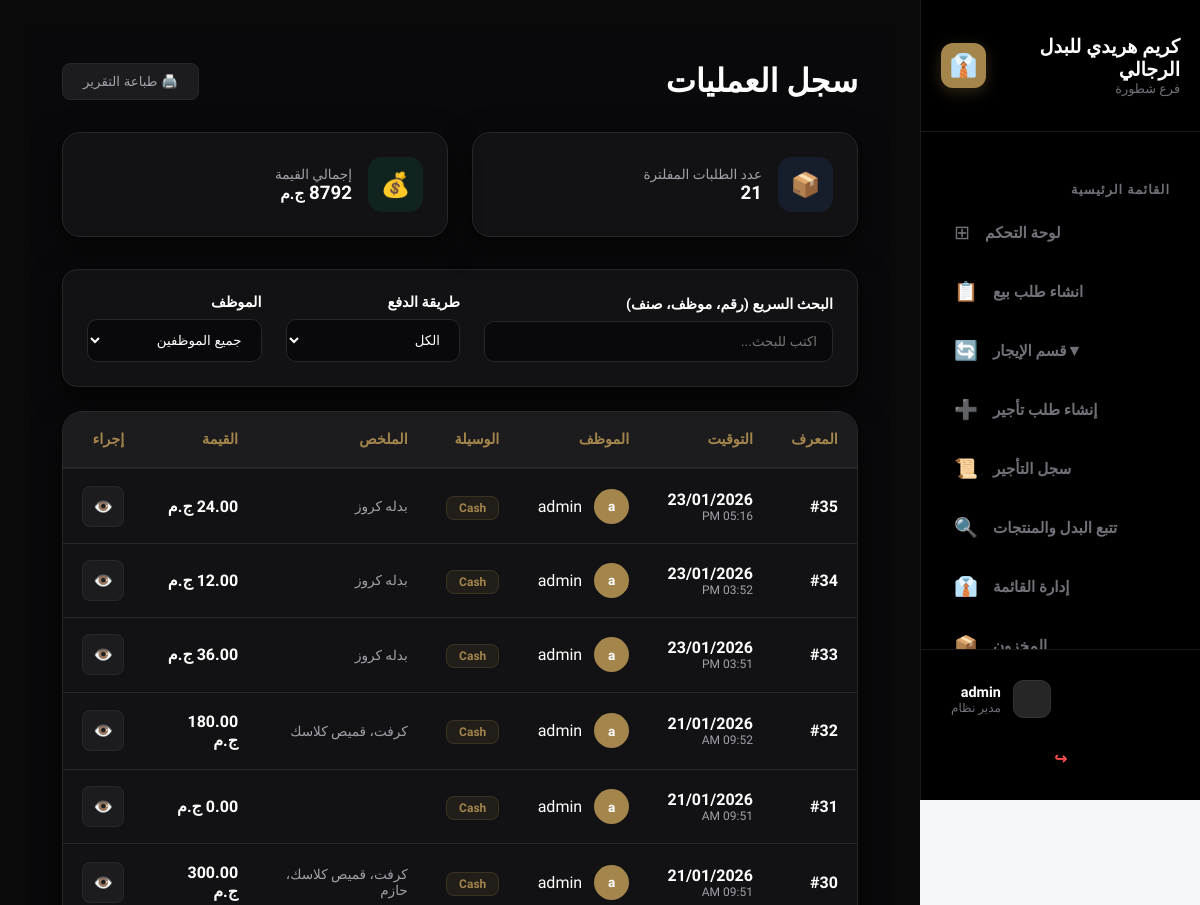
Before: /pos/orders/ (signed in, upper part) with the older database file.
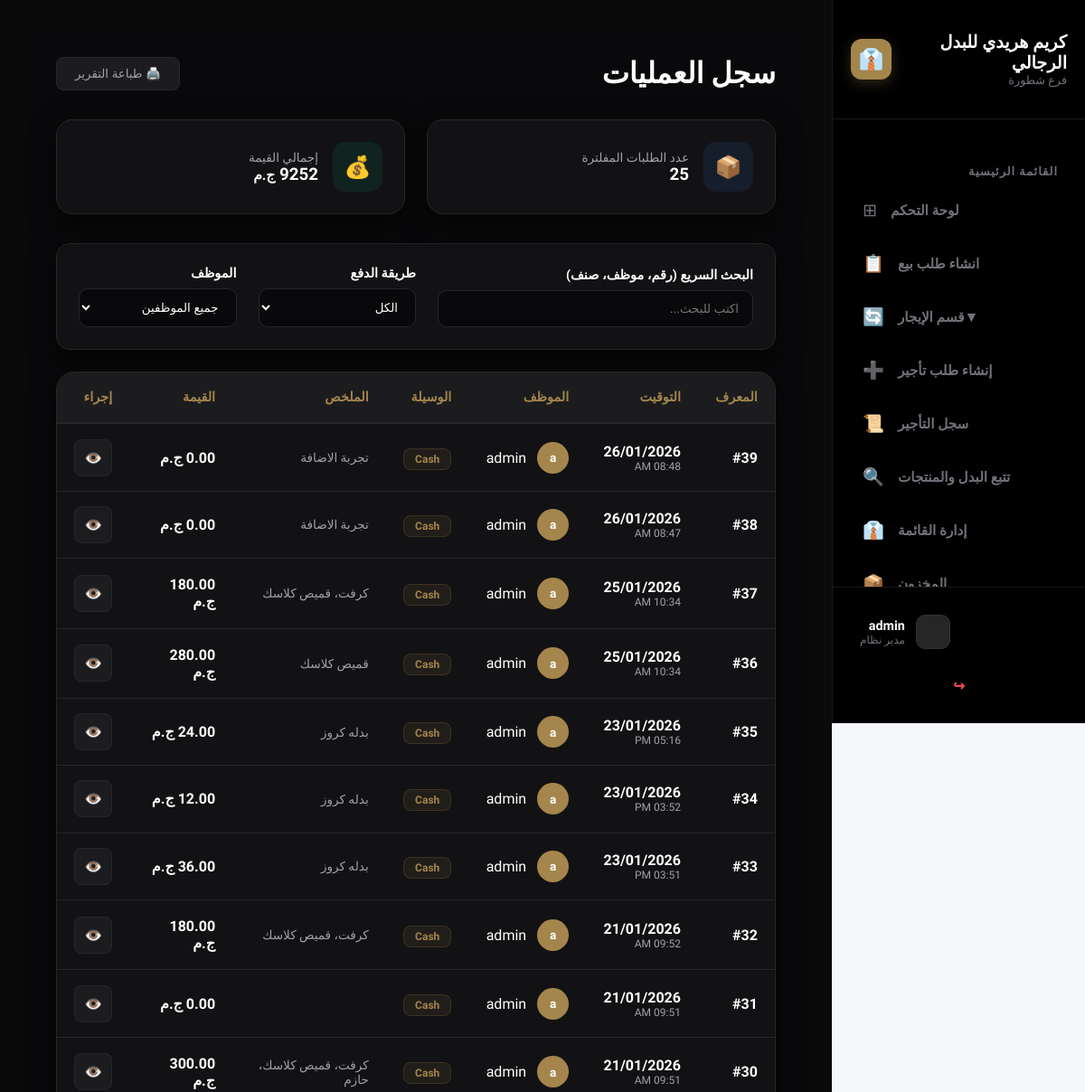
After: the same page with the newer database file.
### pos/models.py (models this page shows, shortened)
class Order(models.Model):
    PAYMENT_CHOICES = (('cash', 'Cash'), ('visa', 'Visa'))
    user = models.ForeignKey(settings.AUTH_USER_MODEL, on_delete=models.CASCADE)
    customer = models.ForeignKey(Customer, on_delete=models.CASCADE, null=True, blank=True, verbose_name="العميل")
    payment_method = models.CharField(max_length=10, choices=PAYMENT_CHOICES)
    total_price = models.DecimalField(max_digits=10, decimal_places=2)
    created_at = models.DateTimeField(auto_now_add=True)
    status = models.ForeignKey(Status_order, on_delete=models.CASCADE, verbose_name="حالة الطلب", null=True, blank=True, default=1)

class OrderItem(models.Model):
    order = models.ForeignKey(Order, related_name='items', on_delete=models.CASCADE)
    product = models.ForeignKey(InventoryItem, on_delete=models.CASCADE, verbose_name="الصنف")
    price = models.DecimalField(max_digits=10, decimal_places=2, verbose_name="سعر البيع")
    quantity = models.DecimalField(max_digits=10, decimal_places=2, verbose_name="الكمية")
    rental_order = models.ForeignKey(RentalOrder, on_delete=models.CASCADE, null=True, blank=True, verbose_name="طلب إيجار")

class InventoryItem(models.Model):
    name = models.CharField(max_length=200, verbose_name="اسم الصنف")
    category = models.ForeignKey(IngredientCategory, on_delete=models.CASCADE, related_name='items', verbose_name="الفئة")
    size = models.ForeignKey(Size_choices, on_delete=models.CASCADE, verbose_name="الحجم")
    color = models.ForeignKey(Colors_choices, on_delete=models.CASCADE, verbose_name="اللون")
    quantity = models.PositiveIntegerField(verbose_name="الكمية الحالية")
    min_limit = models.PositiveIntegerField(verbose_name="حد الطلب (الحد الأدنى)")
    unit = models.ForeignKey(Unit_choices, on_delete=models.CASCADE, verbose_name="الوحدة")
    unit_cost = models.DecimalField(max_digits=10, decimal_places=2, verbose_name="سعر الوحدة")
    supply_cost = models.DecimalField(max_digits=10, decimal_places=2, verbose_name="تكلفة التوريد")
    profit = models.DecimalField(max_digits=10, decimal_places=2, verbose_name="الربح المتوقع")
    updated_at = models.DateTimeField(auto_now=True, verbose_name="آخر تحديث")
    Supplier = models.ForeignKey(Supplier, on_delete=models.CASCADE, verbose_name="المورد")
    is_rental = models.BooleanField(default=False, verbose_name="هل الصنف للإيجار؟")
    rental_code = models.CharField(max_length=20, unique=True, null=True, blank=True, editable=False, verbose_name="كود الصنف")

### accounts/models.py (models this page shows, shortened)
class Users(AbstractUser):
    ROLE_CHOICES = (
        ('manager', 'مدير'),
        ('employee', 'موظف'),
        ('designer', 'Designer'),
    )
    role = models.CharField(max_length=10, choices=ROLE_CHOICES, default='employee')
    job_title = models.CharField(max_length=100, blank=True, null=True)
    mobile = models.CharField(max_length=15)

### pos/views.py (the view)
# urls.py: path('orders/', views.orders, name='orders'),
def orders(request):
    user = request.user
    staff_members = None
    if hasattr(user, 'role') and user.role == 'manager':
        all_orders = Order.objects.all().prefetch_related('items__product').order_by('-created_at')
        staff_members = User.objects.all()
    else:
        all_orders = Order.objects.filter(user=user).prefetch_related('items__product').order_by('-created_at')
    total_sales = all_orders.aggregate(Sum('total_price'))['total_price__sum']
    return render(request, 'pos/orders.html', {'orders': all_orders, 'total_sales': total_sales or 0, 'staff_members': staff_members})

### accounts/context_processors.py (called while the page is built)
def notifications_processor(request):
    if request.user.is_authenticated:
        notifications = Notification.objects.filter(user=request.user, is_deleted=False).order_by('-created_at')[:10]
    else:
        notifications = []
    return {'notifications': notifications}

### templates/pos/orders.html (shortened to what the changed rows need)
{% extends 'base.html' %}
{% load static %}
{% block extra_css %}
<link rel="stylesheet" href="{% static 'css/orders.css' %}">
{% endblock %}
{% block content %}
<div class="orders-container">
    <header class="orders-header">
        <div style="display: flex; justify-content: space-between; align-items: center; margin-bottom: 2rem;">
            <h1 style="font-weight: 800; color: var(--text-dark);">سجل العمليات</h1>
        </div>
        <div class="stats-grid">
            <div class="stat-card">
                <div class="stat-info">
                    <p style="color: var(--text-gray); font-size: 0.85rem;">عدد الطلبات المفلترة</p>
                    <h3 id="orderCountDisplay">{{ orders.count }}</h3>
                </div>
            </div>
            <div class="stat-card">
                <div class="stat-info">
                    <p style="color: var(--text-gray); font-size: 0.85rem;">إجمالي القيمة</p>
                    <h3 id="filteredSalesDisplay">{{ total_sales|default:"0.00" }} <small>ج.م</small></h3>
                </div>
            </div>
        </div>
    </header>
    <div class="table-wrapper">
        <table class="orders-table" id="ordersTable">
            <thead>
                <tr>
                    <th>المعرف</th>
                    <th>التوقيت</th>
                    <th>الموظف</th>
                    <th>الوسيلة</th>
                    <th>الملخص</th>
                    <th>القيمة</th>
                    <th>إجراء</th>
                </tr>
            </thead>
            <tbody id="ordersBody">
                {% for order in orders %}
                <tr class="order-row fade-in"
                    data-payment="{{ order.payment_method }}"
                    data-staff="{{ order.user.get_full_name|default:order.user.username }}">
                    <td class="order-id">#{{ order.id }}</td>
                    <td>
                        <div style="font-weight: 600;">{{ order.created_at|date:"d/m/Y" }}</div>
                        <div style="font-size: 0.75rem; color: var(--text-gray);">{{ order.created_at|date:"h:i A" }}</div>
                    </td>
                    <td>
                        <div class="staff-profile">
                            <div class="avatar-circle">{{ order.user.get_full_name|default:order.user.username|slice:":1" }}</div>
                            <span>{{ order.user.get_full_name|default:order.user.username }}</span>
                        </div>
                    </td>
                    <td>
                        <span class="payment-badge {{ order.payment_method }}">
                            {{ order.get_payment_method_display }}
                        </span>
                    </td>
                    <td>
                        <div style="font-size: 0.85rem; color: var(--text-gray); max-width: 200px;">
                            {% for item in order.items.all %}
                                {{ item.product.name }}{% if not forloop.last %}، {% endif %}
                            {% endfor %}
                        </div>
                    </td>
                    <td style="font-weight: 800;"><span class="price-val">{{ order.total_price }}</span> ج.م</td>
                    <td>
                        <a href="{% url 'order_detail' order.id %}" class="action-btn-view" style="text-decoration: none;">👁️</a>
                    </td>
                </tr>
                {% empty %}
                <tr><td colspan="7" style="text-align:center; padding: 2rem;">لا توجد طلبات مسجلة</td></tr>
                {% endfor %}
            </tbody>
        </table>
    </div>
</div>
{% endblock %}

Changed rows visible on the page:
added Order: id "39", created_at "26/01/2026", created_at "08:48 AM", user.get_full_name "a", user.get_full_name "admin", payment_method "Cash", total_price "0.00"
added OrderItem: product.name "تجربة الاضافة", shown under "39"
added Order: id "38", created_at "26/01/2026", created_at "08:47 AM", user.get_full_name "a", user.get_full_name "admin", payment_method "Cash", total_price "0.00"
added OrderItem: product.name "تجربة الاضافة", shown under "38"
added Order: id "37", created_at "25/01/2026", created_at "10:34 AM", user.get_full_name "a", user.get_full_name "admin", payment_method "Cash", total_price "180.00"
added OrderItem: product.name "كرفت", shown under "37"
added OrderItem: product.name "قميص كلاسك", shown under "37"
added Order: id "36", created_at "25/01/2026", created_at "10:34 AM", user.get_full_name "a", user.get_full_name "admin", payment_method "Cash", total_price "280.00"
added OrderItem: product.name "قميص كلاسك", shown under "36"
Other visible differences:
{{ orders.count }}: "21" → "25"
{{ total_sales|default:"0.00" }}: "8792" → "9252"
